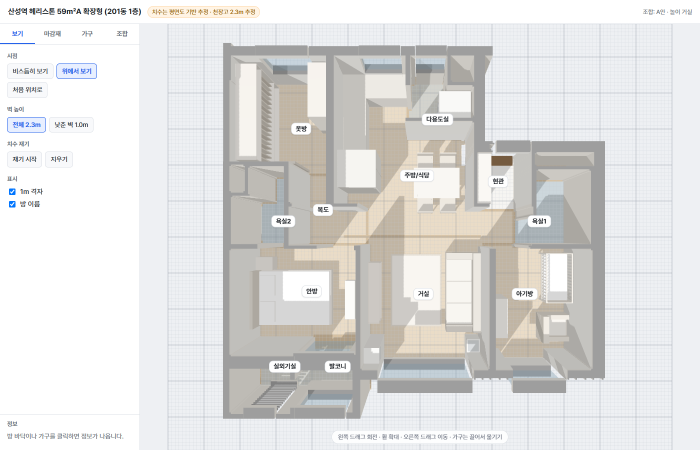
#> input picture QA/2026-10-12-3단계-화면-v1/A-1-위에서.png, 1400 x 900 px (shown at 1/2 size)
$ python scale.py '../../QA/2026-10-12-3단계-화면-v1/A-1-위에서.png' out.png
#> lines starting #> are read from the running program, lines starting #| are printed output that depends on the picture; after the words box and inside, x2 and y2 are one past the last pixel; in counts of white or black regions, pixels touching at a corner belong together
import sys
from PIL import Image
import numpy as np
from collections import deque
im = np.asarray(Image.open(sys.argv[1]).convert('RGB')).astype(int)
H, W, _ = im.shape
#> H = 900; W = 1400
mx = im.max(2)
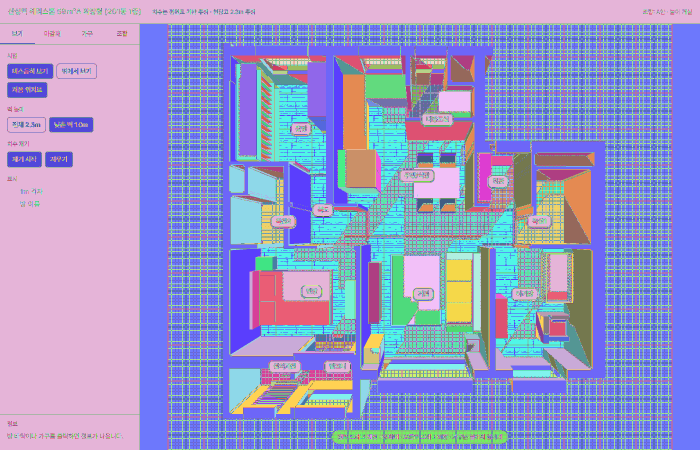
#> mx: shape (900, 1400) int64 (shown at 1/2 size); 209 distinct labels, from 40 to 255; one colour per label, 0 black
wall = mx < 60
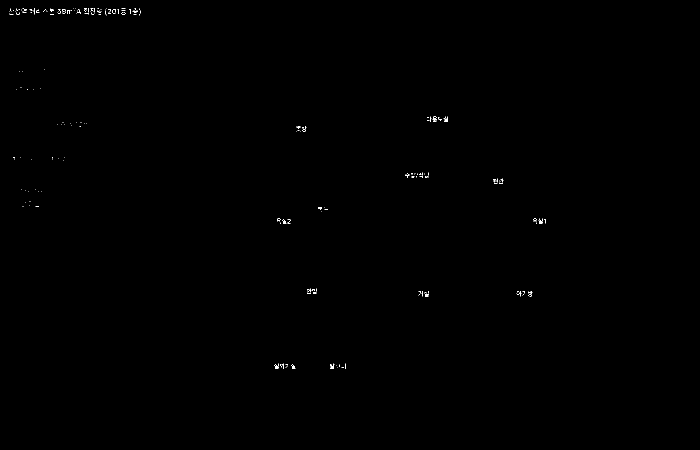
#> wall: shape (900, 1400) bool (shown at 1/2 size); 0.11% white in thin lines or dots, all inside (x1, y1, x2, y2) = (18, 16, 1091, 738)
# close small gaps (dashed option borders over walls, antialiasing)
def dil(m, k=1):
#> called with k = 2
    o = m.copy()
    for dy in range(-k, k+1):
        for dx in range(-k, k+1):
            o |= np.roll(np.roll(m, dy, 0), dx, 1)
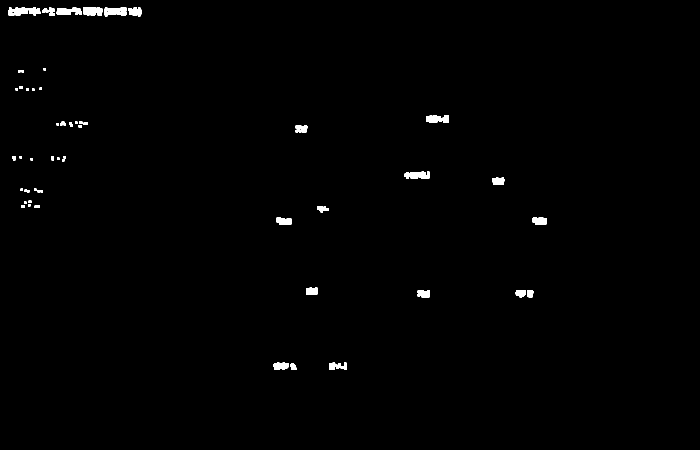
#> o: shape (900, 1400) bool (shown at 1/2 size); 0.71% white; 56 white regions, largest, box (x1, y1, x2, y2) and area: (808, 343, 859, 358) 618, (113, 15, 164, 30) 595, (166, 14, 205, 31) 572
    return o
def ero(m, k=1):
#> called with k = 2
    return ~dil(~m, k)
#> call 2 of dil, with k = 2
#> after the loop in dil (call 2), `for dy in range(-k, k+1):`:
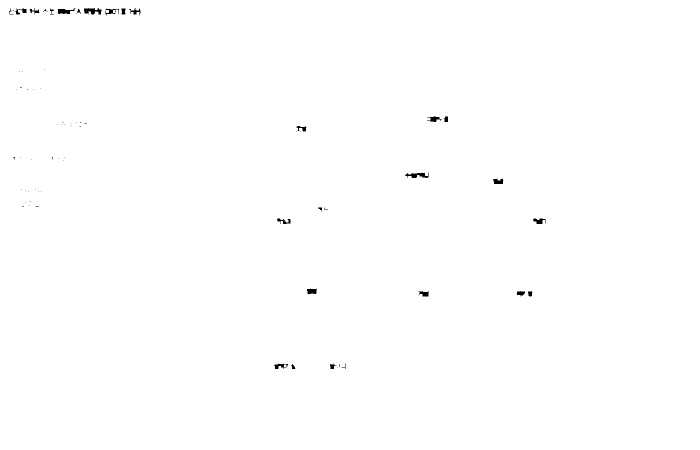
#> o: shape (900, 1400) bool (shown at 1/2 size); 99.7% white; 70 black regions (45 under 20 px), largest, box (x1, y1, x2, y2) and area: (168, 16, 203, 29) 296, (810, 345, 857, 356) 286, (115, 17, 151, 28) 236
wallc = ero(dil(wall, 2), 2)
# outside = pure white connected to border
white = im.min(2) > 247
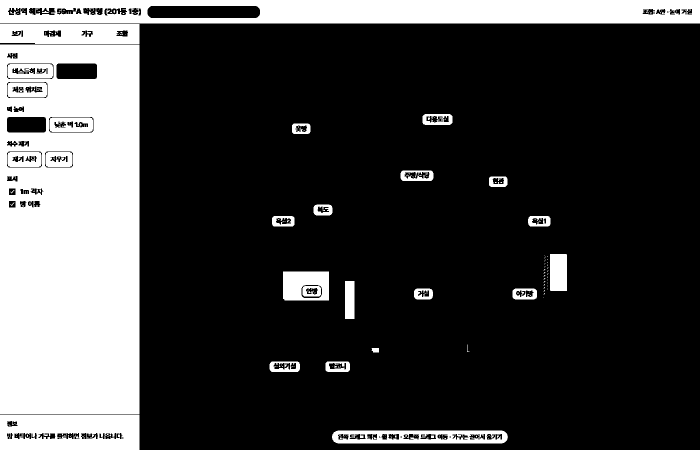
#> white: shape (900, 1400) bool (shown at 1/2 size); 24.3% white; 235 white regions (205 under 20 px), largest, box (x1, y1, x2, y2) and area: (0, 89, 279, 828) 187238, (0, 0, 1400, 47) 57520, (0, 829, 279, 900) 18024
out = np.zeros_like(white)
q = deque()
for x in range(W):
    for y in (0, H-1):
        if white[y, x]: out[y, x] = True; q.append((y, x))
#> out: shape (900, 1400) bool; 0.13% white in thin lines or dots
for y in range(H):
    for x in (0, W-1):
        if white[y, x]: out[y, x] = True; q.append((y, x))
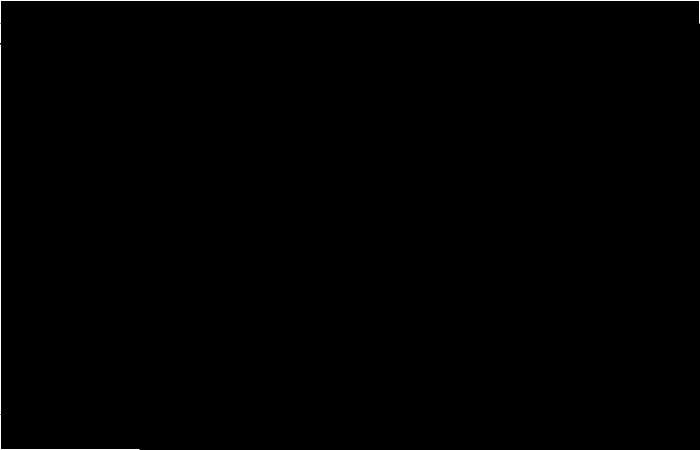
#> out: shape (900, 1400) bool (shown at 1/2 size); 0.21% white in thin lines or dots
while q:
    y, x = q.popleft()
    for dy, dx in ((1,0),(-1,0),(0,1),(0,-1)):
        ny, nx = y+dy, x+dx
        if 0 <= ny < H and 0 <= nx < W and white[ny, nx] and not out[ny, nx]:
            out[ny, nx] = True; q.append((ny, nx))
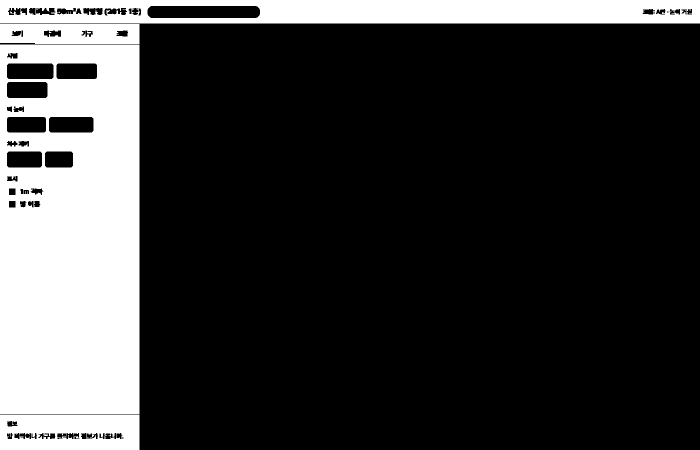
#> out: shape (900, 1400) bool (shown at 1/2 size); 21.7% white; 4 white regions, box (x1, y1, x2, y2) and area: (0, 89, 279, 828) 187234, (0, 0, 1400, 47) 57498, (0, 829, 279, 900) 18020, (0, 48, 279, 88) 10121
env = ~out
ys, xs = np.nonzero(wallc)
#> ys = 3313 values from 16 to 737; xs = 3313 values, max 1090 at index 2222, min 18 at index 560, mean 547.1
print('wall bbox', xs.min(), xs.max(), ys.min(), ys.max())
#| wall bbox 18 1090 16 737
print('env px', env.sum(), 'wall px', wallc.sum())
#| env px 987127 wall px 3313
# horizontal wall thickness samples: left outer wall at row 200
for y in (100, 200, 300, 380):
    row = wallc[y]
    runs=[]; x=0
    while x < W:
        if row[x]:
            s=x
            while x<W and row[x]: x+=1
            runs.append((s,x-s))
        x+=1
    print('row', y, runs)
for x in (100, 250, 420):
    col = wallc[:, x]
    runs=[]; y=0
    while y < H:
        if col[y]:
            s=y
            while y<H and col[y]: y+=1
            runs.append((s,y-s))
        y+=1
    print('col', x, runs)
np.save(sys.argv[2]+'/wall.npy', wallc); np.save(sys.argv[2]+'/env.npy', env)

$ run again, on QA/2026-10-12-3단계-화면-v1/B-2-비스듬히.png
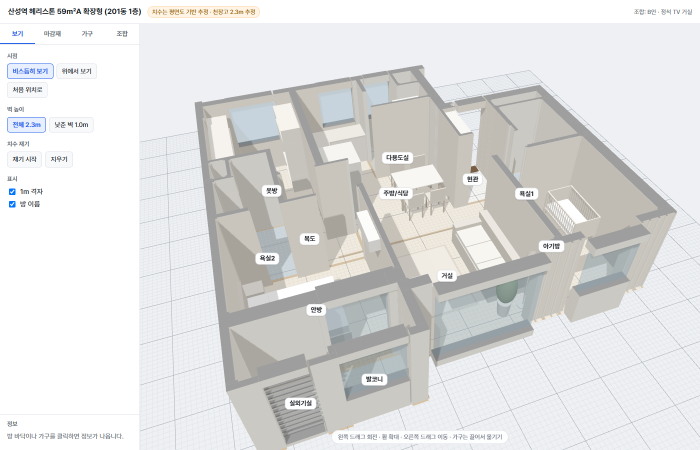
#> input picture QA/2026-10-12-3단계-화면-v1/B-2-비스듬히.png, 1400 x 900 px (shown at 1/2 size)
#> mx: shape (900, 1400) int64; 208 distinct labels, from 40 to 255
#> wall: shape (900, 1400) bool; 0.11% white in thin lines or dots, all inside (x1, y1, x2, y2) = (18, 16, 1119, 812)
#> after the loop in dil (call 2), `for dy in range(-k, k+1):`:
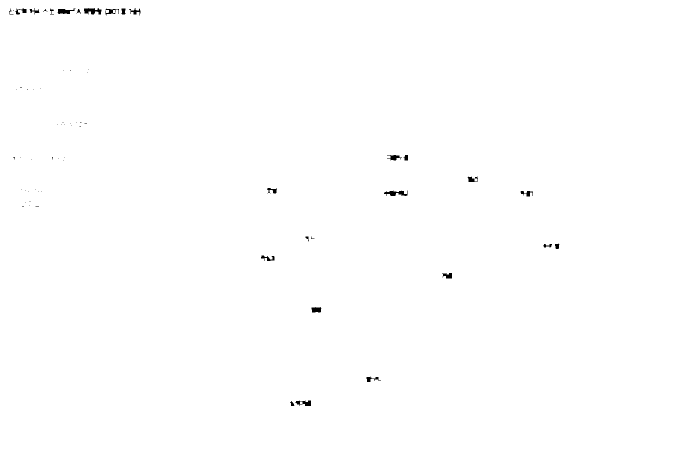
#> o: shape (900, 1400) bool (shown at 1/2 size); 99.7% white; 68 black regions (43 under 20 px), largest, box (x1, y1, x2, y2) and area: (168, 16, 203, 29) 296, (768, 381, 815, 392) 295, (115, 17, 151, 28) 236
#> `white = im.min(2) > 247`:
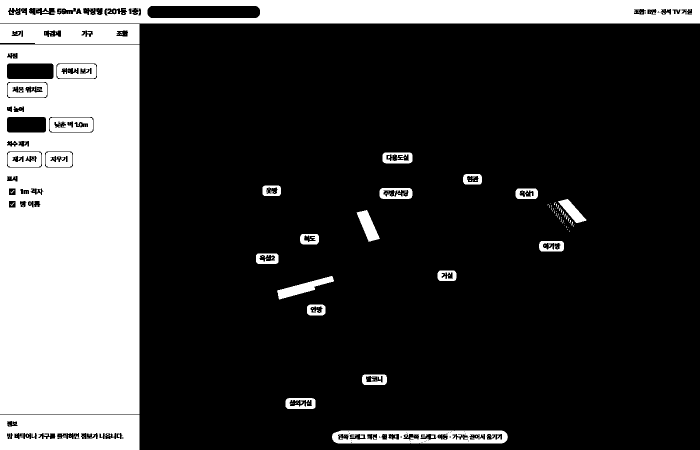
#> white: shape (900, 1400) bool (shown at 1/2 size); 24% white; 253 white regions (224 under 20 px), largest, box (x1, y1, x2, y2) and area: (0, 89, 279, 828) 187238, (0, 0, 1400, 47) 57423, (0, 829, 279, 900) 18024
#> ys = 3311 values from 16 to 811; xs = 3311 values, max 1118 at index 2327, min 18 at index 560, mean 528
#| wall bbox 18 1118 16 811
#| env px 987224 wall px 3311
#> env: shape (900, 1400) bool; 78.4% white; 4 black regions, box (x1, y1, x2, y2) and area: (0, 89, 279, 828) 187234, (0, 0, 1400, 47) 57401, (0, 829, 279, 900) 18020, (0, 48, 279, 88) 10121
